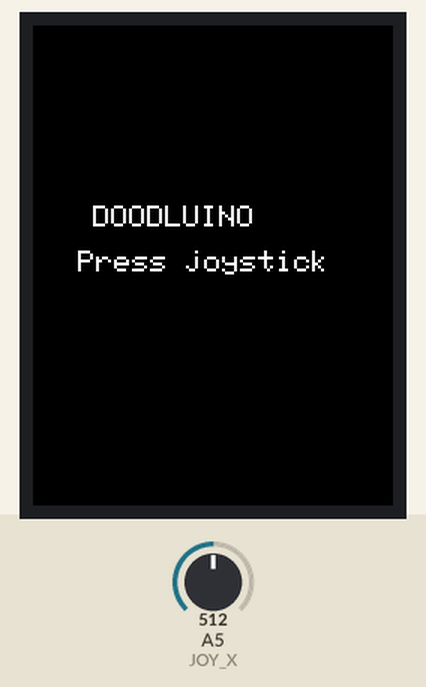
Bench run of a sketch on a simulated Arduino Uno, built with avr-gcc and run on an emulated ATmega328P. On the bench: 240×320 colour display. Inputs (shaded band) come from the test bench; at power-on: A5 (JOY_X) = 512. Random numbers use the default seed unless the sketch sets one.

Above: at 1.0 s.
1.1 s: A5 (JOY_X) set to 390
At 3.0 s:
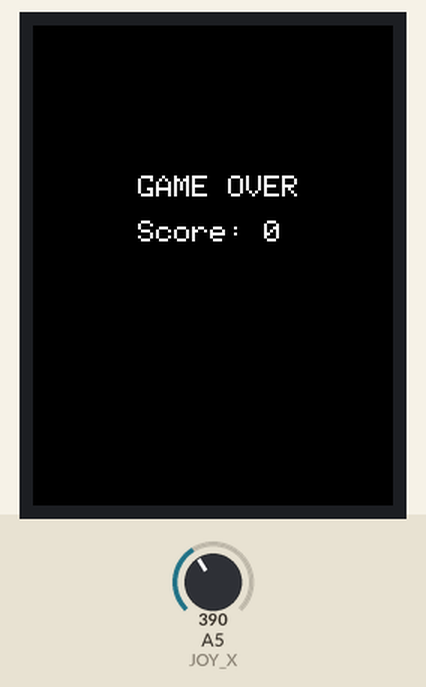
3.6 s: A5 (JOY_X) set to 610
At 4.04 s:
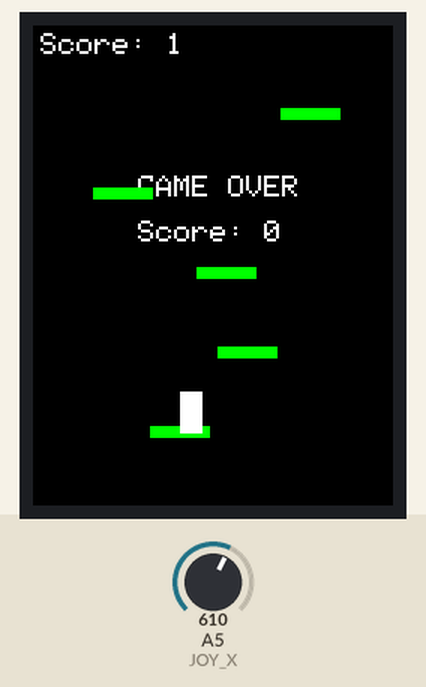
6.3 s: A5 (JOY_X) set to 590
At 6.68 s:
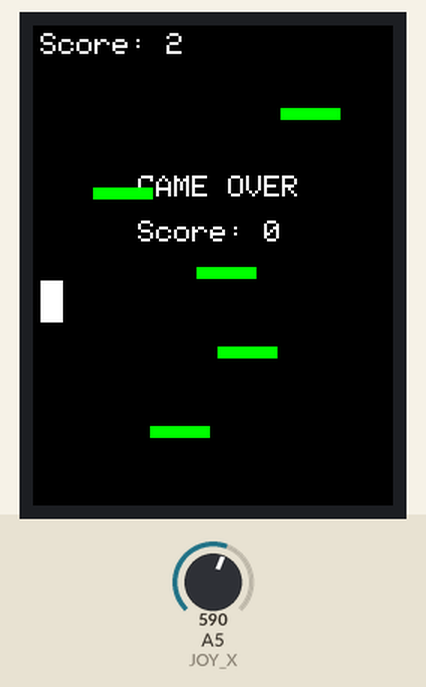
Timing chart, 0 to 9.3 s (numbered marks = the images above; inputs shaded):
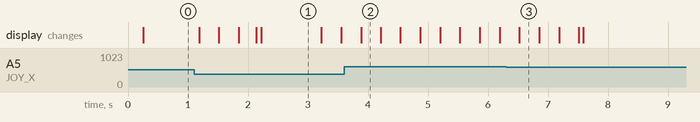

The sketch:

DJ-v1.1.ino
```cpp
#include <SPI.h>
#include <Adafruit_GFX.h>
#include <Adafruit_ILI9341.h>

#define TFT_CS 10
#define TFT_DC 9
#define TFT_RST 8
#define JOY_X A5

#define SCREEN_WIDTH 240
#define SCREEN_HEIGHT 320
#define DOODLER_WIDTH 15
#define DOODLER_HEIGHT 28
#define PLATFORM_WIDTH 40
#define PLATFORM_HEIGHT 8
#define NUM_PLATFORMS 6
#define MAX_SCROLL 5    // Smoother scrolling
#define JUMP_FORCE -10
#define GRAVITY 0.4

#define BLACK 0x0000
#define WHITE 0xFFFF
#define GREEN 0x07E0
#define RED 0xF800
#define MAGENTA 0xF81F

/*
The strctures defined by me:
1. GameState
  - struct object = state

The functions defined:
1. showStartScreen()
2. initGame()
3. updateGame()
4. checkCollisions()
5. checkGameOver()
6. drawGame()
7. checkGameOver()
8. handleGameOver()

*/
Adafruit_ILI9341 tft(TFT_CS, TFT_DC, TFT_RST);

// Game state with position tracking
struct GameState {
  int doodlerX, doodlerY; // the doodler positions
  float doodlerVelocityY;
  int platformX[NUM_PLATFORMS];
  int platformY[NUM_PLATFORMS];
  int score = 0;
  bool gameOver = true;
  bool platformUsed[NUM_PLATFORMS]; // NEW addition
  // Previous positions
  int prevDoodlerX, prevDoodlerY;
  int prevPlatformX[NUM_PLATFORMS];
  int prevPlatformY[NUM_PLATFORMS];
};

GameState state; // an object with name "state"

void setup() {
  Serial.begin(115200);

  // Hardware reset
  pinMode(TFT_RST, OUTPUT);
  digitalWrite(TFT_RST, LOW);
  delay(10);
  digitalWrite(TFT_RST, HIGH);
  delay(10);

  tft.begin();
  tft.setRotation(0); // portrait mode
  SPI.setClockDivider(SPI_CLOCK_DIV2); // 8MHz SPI // the fastest

  showStartScreen();
  initGame();
}
// fn 1
void showStartScreen() { // a vooid function that gets called in the loop

  // Not in the top priority now to change
  tft.fillScreen(BLACK);
  tft.setTextColor(WHITE);
  tft.setTextSize(2);
  tft.setCursor(40, 120);
  tft.print("DOODLUINO");
  tft.setCursor(30, 150);
  tft.print("Press joystick");
  while(analogRead(JOY_X) > 400 && analogRead(JOY_X) < 600) delay(50);
  tft.fillScreen(BLACK);
}
// fn 2
void initGame() { // again a void function
  // seems OK
  state.doodlerX = SCREEN_WIDTH/2 - DOODLER_WIDTH/2;
  state.doodlerY = SCREEN_HEIGHT/2;
  state.doodlerVelocityY = 0;
  state.score = 0;
  state.gameOver = false;

  // Initialize platforms with better distribution
  for(int i=0; i<NUM_PLATFORMS; i++) {
    state.platformUsed[i] = false; // NEW ADDITION - 19/03
    state.platformX[i] = random(SCREEN_WIDTH - PLATFORM_WIDTH);
    state.platformY[i] = SCREEN_HEIGHT - (i * (SCREEN_HEIGHT/NUM_PLATFORMS));
    state.prevPlatformX[i] = state.platformX[i];
    state.prevPlatformY[i] = state.platformY[i];
  }
}

void loop() {
  static uint32_t lastUpdate = 0; // constant number, zero
  if(millis() - lastUpdate < 33) return; // ~30 FPS - why?? // millis gives the no. of milli seconds elapsed since program start
  // i can just change it to millis() < 33, huh? since lastUpdate is always 0?
  lastUpdate = millis();

  if(!state.gameOver) { // if gameOver  = false, then call updateGame and drawGame to play the game
    updateGame();
    drawGame();
  } else {
    handleGameOver(); // else, if gameOver = true, go to the handlegameover fn to handle the death situation
  }
}
// fn 3
void updateGame() {
  // Input handling
  int joy = analogRead(JOY_X);
  state.prevDoodlerX = state.doodlerX;
  state.doodlerX += (joy < 400) ? -5 : (joy > 600) ? 5 : 0; // this is power; try making it a user changeable parameter
  // -5 for L and +5 for R; reduce or increase uniformly on both L and R


  // Screen wrapping
  if(state.doodlerX < 0) state.doodlerX = SCREEN_WIDTH - DOODLER_WIDTH; // if you're on the left edge, transport the doodler to the right most edge & keep the same sign for velocity (-ve on the left, -ve on the right)
  if(state.doodlerX > SCREEN_WIDTH - DOODLER_WIDTH) state.doodlerX = 0; // same as above, but for right edge, transport to the left edge and keep same sign of velocity (+ve on the right, still +ve on the left)

  // Physics bod!!!
  state.prevDoodlerY = state.doodlerY;
  state.doodlerVelocityY += GRAVITY; // change
  state.doodlerY += state.doodlerVelocityY;

  /*
  the above three lines:
  prev_pos_y = pos_y, then
  y_vel = y_vel + gravity
  pos_y = pos_y + y_vel
  */

  checkCollisions();
  handleScrolling();
  checkGameOver();
}
// fn 4
void checkCollisions() {
  // need to change the score updation logic; right now, it is like, score+=1 after every successful detected jump, so it repeats; i  have to change it such that each platform is unique, add something like boolean visited or not
  // for(int i=0; i<NUM_PLATFORMS; i++) {
  //   if(state.doodlerVelocityY > 0 &&
  //      state.doodlerX + DOODLER_WIDTH > state.platformX[i] &&
  //      state.doodlerX < state.platformX[i] + PLATFORM_WIDTH &&
  //      state.prevDoodlerY + DOODLER_HEIGHT <= state.platformY[i] &&
  //      state.doodlerY + DOODLER_HEIGHT >= state.platformY[i]) {
  //     state.doodlerVelocityY = JUMP_FORCE;
  //     state.score++;
  //   }
  // }

  // NEW for loop to change score update logic - 19/03

  for(int i=0; i<NUM_PLATFORMS; i++) {
    if(state.doodlerVelocityY > 0 &&
       state.doodlerX + DOODLER_WIDTH > state.platformX[i] &&
       state.doodlerX < state.platformX[i] + PLATFORM_WIDTH &&
       state.prevDoodlerY + DOODLER_HEIGHT <= state.platformY[i] &&
       state.doodlerY + DOODLER_HEIGHT >= state.platformY[i])
    {
      state.doodlerVelocityY = JUMP_FORCE;

      // Only score if platform hasn't been used yet
      if(!state.platformUsed[i]) {
        state.score++;
        state.platformUsed[i] = true;
      }
    }
  }
}
// fn 5
void handleScrolling() {
  if(state.doodlerY < SCREEN_HEIGHT/3) {
    int scroll = min(SCREEN_HEIGHT/3 - state.doodlerY, MAX_SCROLL);
    state.doodlerY += scroll;

    for(int i=0; i<NUM_PLATFORMS; i++) {
      state.platformY[i] += scroll;
      if(state.platformY[i] > SCREEN_HEIGHT) {
        state.platformX[i] = random(SCREEN_WIDTH - PLATFORM_WIDTH);
        state.platformY[i] = random(-PLATFORM_HEIGHT, 0);
        state.platformUsed[i] = false;
      }
    }
  }
}
// fn 6
void checkGameOver() {
  if(state.doodlerY > SCREEN_HEIGHT) state.gameOver = true;
}
// fn 7
void drawGame() {
  // Clear previous positions
  tft.fillRect(state.prevDoodlerX, state.prevDoodlerY, DOODLER_WIDTH, DOODLER_HEIGHT, BLACK);

  // Draw platforms (only changed ones)
  for(int i=0; i<NUM_PLATFORMS; i++) {
    if(state.platformX[i] != state.prevPlatformX[i] || state.platformY[i] != state.prevPlatformY[i]) {
      tft.fillRect(state.prevPlatformX[i], state.prevPlatformY[i], PLATFORM_WIDTH, PLATFORM_HEIGHT, BLACK);
      state.prevPlatformX[i] = state.platformX[i];
      state.prevPlatformY[i] = state.platformY[i];
    }
    tft.fillRect(state.platformX[i], state.platformY[i], PLATFORM_WIDTH, PLATFORM_HEIGHT, GREEN);
  }

  // Draw doodler
  tft.fillRect(state.doodlerX, state.doodlerY, DOODLER_WIDTH, DOODLER_HEIGHT, WHITE);

  // Update score
  static int lastScore = -1;
  if(state.score != lastScore) {
    tft.fillRect(5, 5, 100, 20, BLACK);
    tft.setCursor(5, 5);
    tft.print("Score: ");
    tft.print(state.score);
    lastScore = state.score;
  }
}
// fn 8
void handleGameOver() {
  tft.fillScreen(BLACK);
  tft.setTextSize(2);
  tft.setCursor(70, 100);
  tft.print("GAME OVER");
  tft.setCursor(70, 130);
  tft.print("Score: ");
  tft.print(state.score);

  delay(1000);
  while(analogRead(JOY_X) > 400 && analogRead(JOY_X) < 600) delay(50);
  initGame();
}
```

Measured:
- after the input at 1.1 s, the display: first changes after 0.09 s (image 1 shows a later state)
- what the display in image 1 shows lasts 1.0 s, from 2.2 s to 3.2 s
